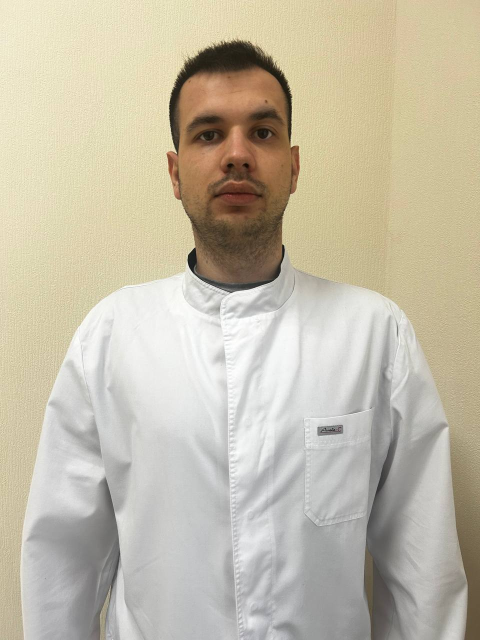
#> input picture vrach-1.jpg, 960 x 1280 px, found by its file name (shown at 1/2 size)
$ python _add_doctors.py
#> lines starting #> are read from the running program, lines starting #| are printed output that depends on the picture
# -*- coding: utf-8 -*-
"""Prepare new doctor images and patch HTML across the site."""
from __future__ import annotations

import re
from pathlib import Path

from PIL import Image

ROOT = Path(r"C:\svoy-narcolog-cities.ru")
DOCTORS = ROOT / "assets" / "images" / "doctors"
CTA = ROOT / "assets" / "images" / "cta"
ASSETS = ROOT / "assets" / "images"


def save_webp(img: Image.Image, path: Path) -> None:
    path.parent.mkdir(parents=True, exist_ok=True)
    img.convert("RGB").save(path, "WEBP", quality=90, method=6)
    print(f"saved {path.relative_to(ROOT)} {img.size}")


def square_crop(img: Image.Image, size: int = 448) -> Image.Image:
    w, h = img.size
    side = min(w, h)
    # Bias slightly upward to keep face in frame for portraits
    left = (w - side) // 2
    top = max(0, int((h - side) * 0.12))
    if top + side > h:
        top = h - side
    crop = img.crop((left, top, left + side, top + side))
    return crop.resize((size, size), Image.Resampling.LANCZOS)


def hero_portrait(img: Image.Image, width: int = 694, height: int = 1120) -> Image.Image:
    target_ratio = width / height
    w, h = img.size
    src_ratio = w / h
    if src_ratio > target_ratio:
        new_w = int(h * target_ratio)
        left = (w - new_w) // 2
        crop = img.crop((left, 0, left + new_w, h))
    else:
        new_h = int(w / target_ratio)
        top = max(0, int((h - new_h) * 0.08))
        if top + new_h > h:
            top = h - new_h
        crop = img.crop((0, top, w, top + new_h))
    return crop.resize((width, height), Image.Resampling.LANCZOS)


def cta_crop(img: Image.Image, width: int = 556, height: int = 525) -> Image.Image:
    target_ratio = width / height
    w, h = img.size
    src_ratio = w / h
    if src_ratio > target_ratio:
        new_w = int(h * target_ratio)
        left = (w - new_w) // 2
        crop = img.crop((left, 0, left + new_w, h))
    else:
        new_h = int(w / target_ratio)
        top = max(0, int((h - new_h) * 0.05))
        if top + new_h > h:
            top = h - new_h
        crop = img.crop((0, top, w, top + new_h))
    return crop.resize((width, height), Image.Resampling.LANCZOS)


# --- images ---
src1 = Image.open(ROOT / "vrach-1.jpg")
#> src1 is the input picture: PIL image 960x1280 RGB; mean R, G, B 196.2, 188.5, 169.1
src2 = Image.open(ROOT / "vrach-2.jpg")
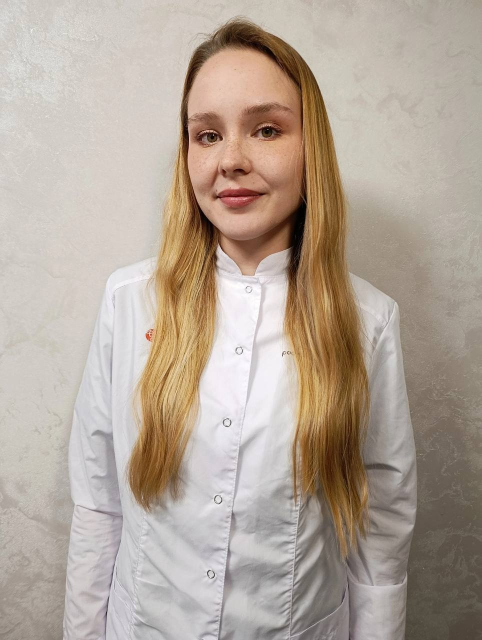
#> input picture vrach-2.jpg, 963 x 1280 px, found by its file name (shown at 1/2 size)
#> src2 is the input picture: PIL image 963x1280 RGB; mean R, G, B 179.5, 165.9, 153.3
src3 = Image.open(ROOT / "vrach-3.jpg")
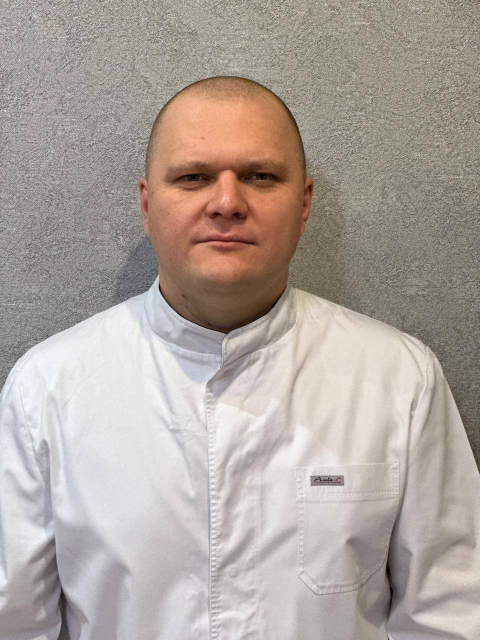
#> input picture vrach-3.jpg, 960 x 1280 px, found by its file name (shown at 1/2 size)
#> src3 is the input picture: PIL image 960x1280 RGB; mean R, G, B 174.4, 164.4, 157.7

save_webp(square_crop(src1), DOCTORS / "morozov-ruslan.webp")
#| saved assets/images/doctors/morozov-ruslan.webp (448, 448)
save_webp(square_crop(src2), DOCTORS / "beskova-anastasiya.webp")
#> call 2 of square_crop, with size = 448
#> in square_crop (call 2), `crop = img.crop((left, top, left + side, top + side))`:
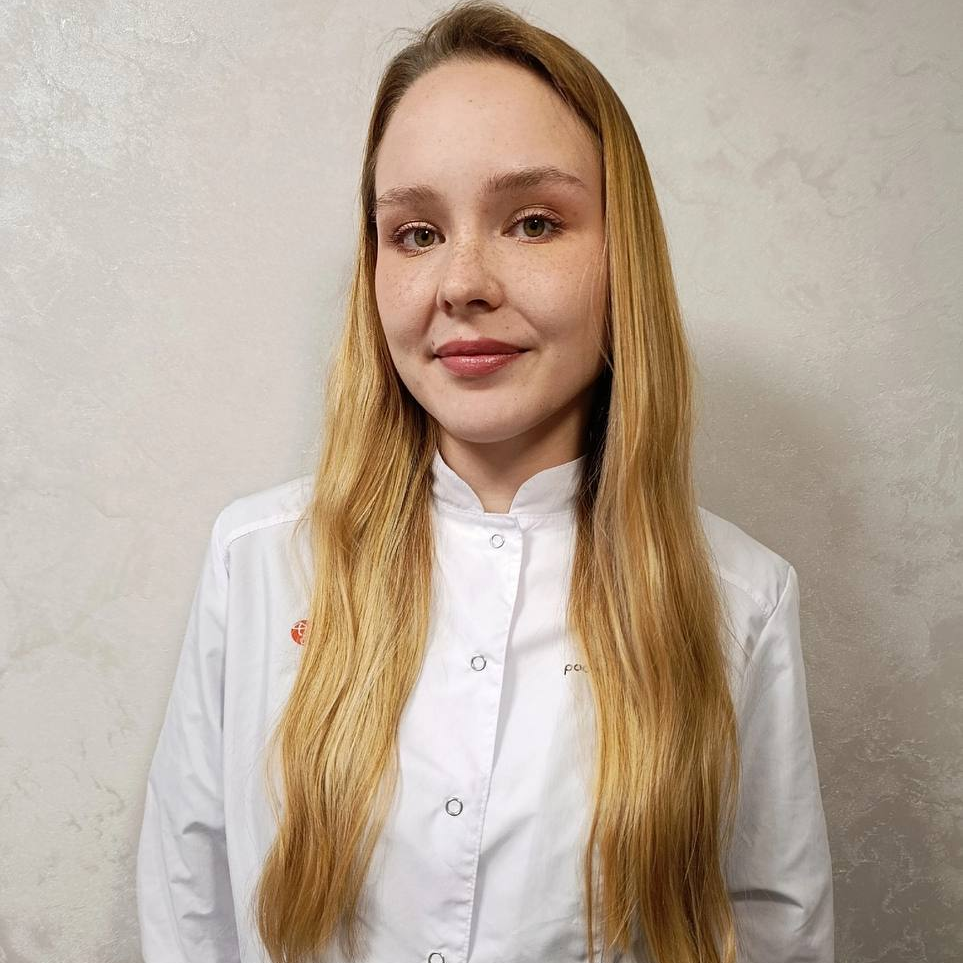
#> crop: PIL image 963x963 RGB; mean R, G, B 184.6, 168.6, 153.3
#| saved assets/images/doctors/beskova-anastasiya.webp (448, 448)
save_webp(square_crop(src3), DOCTORS / "paramonov-sergey.webp")
#> call 3 of square_crop, with size = 448
#> in square_crop (call 3), `crop = img.crop((left, top, left + side, top + side))`:
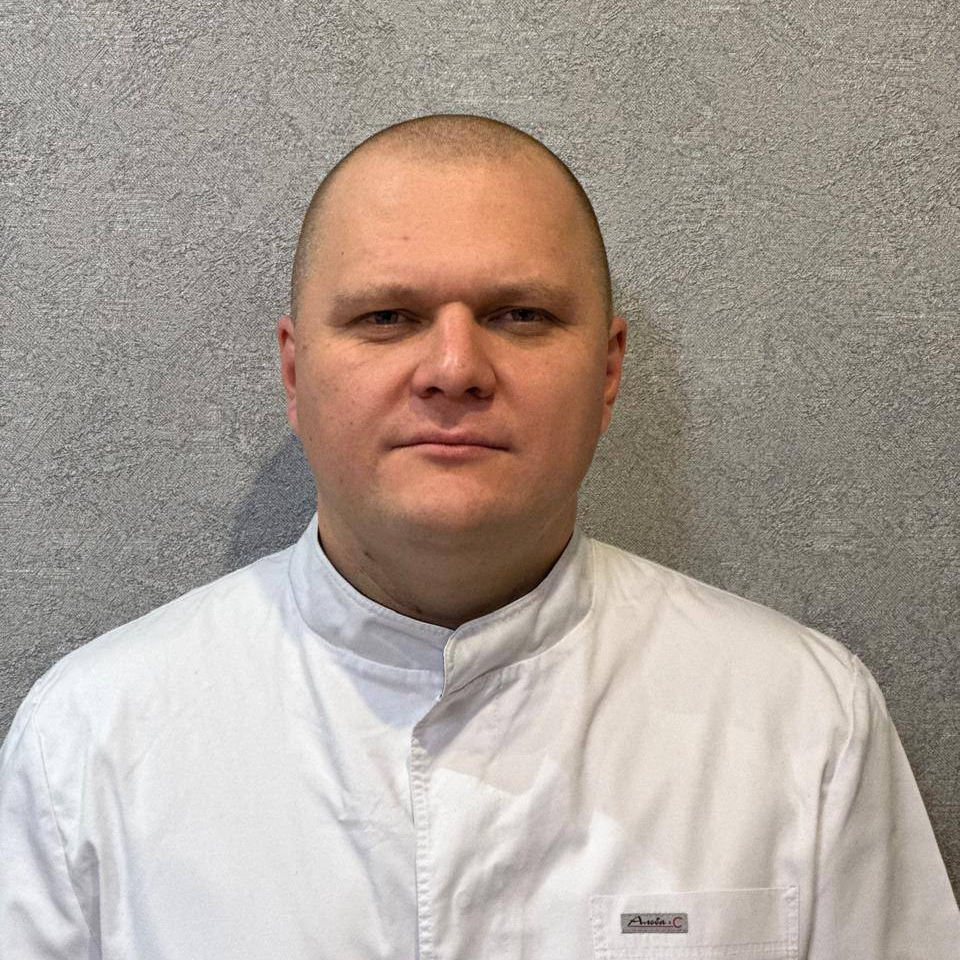
#> crop: PIL image 960x960 RGB; mean R, G, B 172, 160.6, 151.8
#| saved assets/images/doctors/paramonov-sergey.webp (448, 448)
save_webp(hero_portrait(src3), ASSETS / "doctor-paramonov.webp")
#> in hero_portrait, `return crop.resize((width, height), Image.Resampling.LANCZOS)`:
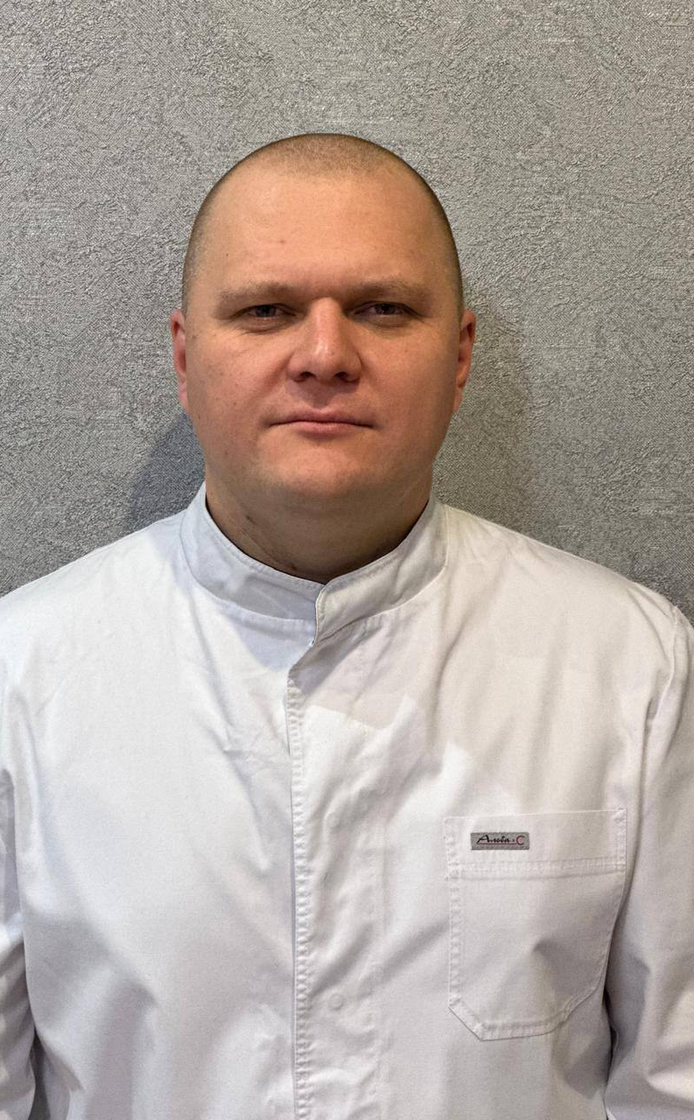
#> returned value: PIL image 694x1120 RGB; mean R, G, B 176.9, 165.7, 158.6
#| saved assets/images/doctor-paramonov.webp (694, 1120)
save_webp(cta_crop(src3), CTA / "paramonov.webp")
#> in cta_crop, `crop = img.crop((0, top, w, top + new_h))`:
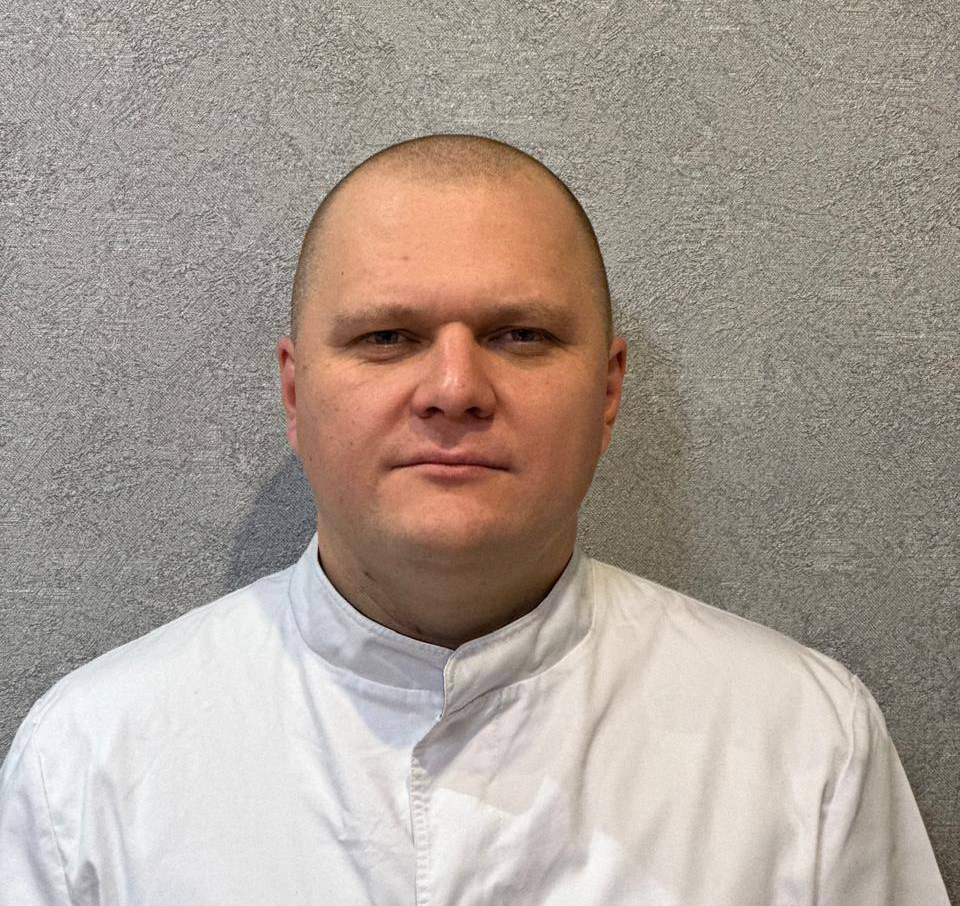
#> crop: PIL image 960x906 RGB; mean R, G, B 169.1, 157.3, 147.8
#| saved assets/images/cta/paramonov.webp (556, 525)

# Card HTML snippets (relative prefix injected later)
BESKOVA_CARD = """          <li>
            <article class="doctor-profile">
              <figure class="doctor-profile__media">
                <img
                  class="doctor-profile__image"
                  src="{prefix}assets/images/doctors/beskova-anastasiya.webp"
                  alt="Бескова Анастасия Дмитриевна, врач психиатр-нарколог"
                  width="448"
                  height="448"
                  loading="lazy"
                  decoding="async"
                >
              </figure>
              <div class="doctor-profile__body">
                <span class="doctor-profile__name">Бескова Анастасия Дмитриевна</span>
                <p class="doctor-profile__role">
                  <span class="icon icon--stethoscope doctor-profile__role-icon" aria-hidden="true"></span>
                  <span>Психиатр-нарколог, психиатр</span>
                </p>
                <ul class="doctor-profile__meta">
                  <li class="doctor-profile__meta-item">
                    <span class="doctor-profile__meta-label">Образование</span>
                    <span class="doctor-profile__meta-value">ИвГМА, лечебное дело; ординатура психиатрия-наркология (ИвГМУ)</span>
                  </li>
                  <li class="doctor-profile__meta-item">
                    <span class="doctor-profile__meta-label">Опыт работы</span>
                    <span class="doctor-profile__meta-value">6&nbsp;лет</span>
                  </li>
                  <li class="doctor-profile__meta-item">
                    <span class="doctor-profile__meta-label">Специализация</span>
                    <span class="doctor-profile__meta-value">Детоксикация, купирование абстиненции, кодирование</span>
                  </li>
                </ul>
              </div>
            </article>
          </li>
"""

MOROZOV_CARD = """          <li>
            <article class="doctor-profile">
              <figure class="doctor-profile__media">
                <img
                  class="doctor-profile__image"
                  src="{prefix}assets/images/doctors/morozov-ruslan.webp"
                  alt="Морозов Руслан Антонович, специалист по наркологии"
                  width="448"
                  height="448"
                  loading="lazy"
                  decoding="async"
                >
              </figure>
              <div class="doctor-profile__body">
                <span class="doctor-profile__name">Морозов Руслан Антонович</span>
                <p class="doctor-profile__role">
                  <span class="icon icon--aid doctor-profile__role-icon" aria-hidden="true"></span>
                  <span>Наркология</span>
                </p>
                <ul class="doctor-profile__meta">
                  <li class="doctor-profile__meta-item">
                    <span class="doctor-profile__meta-label">Образование</span>
                    <span class="doctor-profile__meta-value">Среднее профессиональное (медицинское)</span>
                  </li>
                  <li class="doctor-profile__meta-item">
                    <span class="doctor-profile__meta-label">Опыт работы</span>
                    <span class="doctor-profile__meta-value">с&nbsp;2022&nbsp;года</span>
                  </li>
                  <li class="doctor-profile__meta-item">
                    <span class="doctor-profile__meta-label">Специализация</span>
                    <span class="doctor-profile__meta-value">Инфузионная терапия, купирование абстиненции</span>
                  </li>
                </ul>
              </div>
            </article>
          </li>
"""

PARAMONOV_CARD_PAGE = """          <li>
            <article class="doctor-profile">
              <figure class="doctor-profile__media">
                <img
                  class="doctor-profile__image"
                  src="../assets/images/doctors/paramonov-sergey.webp"
                  alt="Парамонов Сергей Владимирович, главный врач, фельдшер-нарколог"
                  width="448"
                  height="448"
                  loading="lazy"
                  decoding="async"
                >
              </figure>
              <div class="doctor-profile__body">
                <span class="doctor-profile__name">Парамонов Сергей Владимирович</span>
                <p class="doctor-profile__role">
                  <span class="icon icon--stethoscope doctor-profile__role-icon" aria-hidden="true"></span>
                  <span>Главный врач, фельдшер-нарколог</span>
                </p>
                <p class="doctor-profile__bio">
                  Руководит выездной помощью: детоксикация, купирование абстиненции и острых состояний на дому.
                </p>
                <ul class="doctor-profile__meta">
                  <li class="doctor-profile__meta-item">
                    <span class="doctor-profile__meta-label">Образование</span>
                    <span class="doctor-profile__meta-value">Среднее профессиональное (лечебное дело)</span>
                  </li>
                  <li class="doctor-profile__meta-item">
                    <span class="doctor-profile__meta-label">Опыт работы</span>
                    <span class="doctor-profile__meta-value">14&nbsp;лет</span>
                  </li>
                  <li class="doctor-profile__meta-item">
                    <span class="doctor-profile__meta-label">Специализация</span>
                    <span class="doctor-profile__meta-value">Наркология и психиатрия, неотложная помощь</span>
                  </li>
                </ul>
              </div>
            </article>
          </li>
"""

BESKOVA_CARD_PAGE = """          <li>
            <article class="doctor-profile">
              <figure class="doctor-profile__media">
                <img
                  class="doctor-profile__image"
                  src="../assets/images/doctors/beskova-anastasiya.webp"
                  alt="Бескова Анастасия Дмитриевна, врач психиатр-нарколог"
                  width="448"
                  height="448"
                  loading="lazy"
                  decoding="async"
                >
              </figure>
              <div class="doctor-profile__body">
                <span class="doctor-profile__name">Бескова Анастасия Дмитриевна</span>
                <p class="doctor-profile__role">
                  <span class="icon icon--stethoscope doctor-profile__role-icon" aria-hidden="true"></span>
                  <span>Психиатр-нарколог, психиатр</span>
                </p>
                <p class="doctor-profile__bio">
                  Проводит детоксикацию, купирует абстиненцию и металкогольные психозы, подбирает терапию и кодирование.
                </p>
                <ul class="doctor-profile__meta">
                  <li class="doctor-profile__meta-item">
                    <span class="doctor-profile__meta-label">Образование</span>
                    <span class="doctor-profile__meta-value">ИвГМА, лечебное дело (2023); ординатура психиатрия-наркология, ИвГМУ (2026)</span>
                  </li>
                  <li class="doctor-profile__meta-item">
                    <span class="doctor-profile__meta-label">Опыт работы</span>
                    <span class="doctor-profile__meta-value">6&nbsp;лет, из них 2 по специальности «психиатр-нарколог»</span>
                  </li>
                  <li class="doctor-profile__meta-item">
                    <span class="doctor-profile__meta-label">Специализация</span>
                    <span class="doctor-profile__meta-value">Экстренная наркологическая помощь и противорецидивная терапия</span>
                  </li>
                </ul>
              </div>
            </article>
          </li>
"""

MOROZOV_CARD_PAGE = """          <li>
            <article class="doctor-profile">
              <figure class="doctor-profile__media">
                <img
                  class="doctor-profile__image"
                  src="../assets/images/doctors/morozov-ruslan.webp"
                  alt="Морозов Руслан Антонович, специалист по наркологии"
                  width="448"
                  height="448"
                  loading="lazy"
                  decoding="async"
                >
              </figure>
              <div class="doctor-profile__body">
                <span class="doctor-profile__name">Морозов Руслан Антонович</span>
                <p class="doctor-profile__role">
                  <span class="icon icon--aid doctor-profile__role-icon" aria-hidden="true"></span>
                  <span>Наркология</span>
                </p>
                <p class="doctor-profile__bio">
                  Проводит инфузионную терапию, контролирует витальные показатели и купирует тяжёлую абстиненцию.
                </p>
                <ul class="doctor-profile__meta">
                  <li class="doctor-profile__meta-item">
                    <span class="doctor-profile__meta-label">Образование</span>
                    <span class="doctor-profile__meta-value">Среднее профессиональное (медицинское)</span>
                  </li>
                  <li class="doctor-profile__meta-item">
                    <span class="doctor-profile__meta-label">Опыт работы</span>
                    <span class="doctor-profile__meta-value">с&nbsp;2022&nbsp;года</span>
                  </li>
                  <li class="doctor-profile__meta-item">
                    <span class="doctor-profile__meta-label">Специализация</span>
                    <span class="doctor-profile__meta-value">Вывод из запоя, кодирование, детоксикация</span>
                  </li>
                </ul>
              </div>
            </article>
          </li>
"""


# [110 lines left out: functions depth_prefix, patch_hero, patch_consult, patch_faq_authors, insert_doctors_cards, patch_vrachi_page, not called in this run]


updated = []
for path in ROOT.rglob("*.html"):
    if ".git" in path.parts:
        continue
    text = path.read_text(encoding="utf-8")
    original = text
    prefix = depth_prefix(path)
    rel = path.relative_to(ROOT).as_posix()

    text = patch_consult(text)
    text = patch_faq_authors(text, prefix)

    if 'class="hero__person"' in text or "doctor-golev.webp" in text:
        text = patch_hero(text, prefix)

    if 'section class="doctors"' in text and "doctor-profile--all" in text:
        text = insert_doctors_cards(text, prefix)

    if rel == "vrachi/index.html":
        text = patch_vrachi_page(text)

    if text != original:
        path.write_text(text, encoding="utf-8", newline="\n")
        updated.append(rel)

print(f"Updated {len(updated)} HTML files")
for u in updated:
    print(" -", u)
